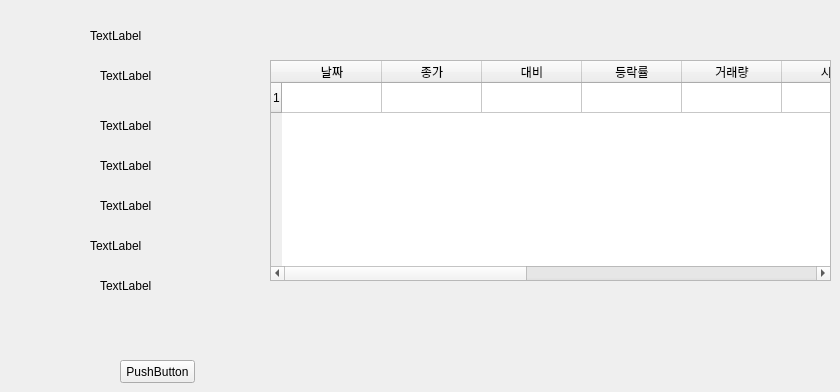
   <widget class="QWidget" name="tab_4">
    <attribute name="title">
     <string>잔고</string>
    </attribute>
    <widget class="QLabel" name="account">
     <property name="geometry">
      <rect>
       <x>90</x>
       <y>30</y>
       <width>56</width>
       <height>12</height>
      </rect>
     </property>
     <property name="text">
      <string>TextLabel</string>
     </property>
    </widget>
    <widget class="QLabel" name="account2">
     <property name="geometry">
      <rect>
       <x>100</x>
       <y>70</y>
       <width>56</width>
       <height>12</height>
      </rect>
     </property>
     <property name="text">
      <string>TextLabel</string>
     </property>
    </widget>
    <widget class="QLabel" name="label_10">
     <property name="geometry">
      <rect>
       <x>100</x>
       <y>120</y>
       <width>56</width>
       <height>12</height>
      </rect>
     </property>
     <property name="text">
      <string>TextLabel</string>
     </property>
    </widget>
    <widget class="QLabel" name="label_11">
     <property name="geometry">
      <rect>
       <x>100</x>
       <y>160</y>
       <width>56</width>
       <height>12</height>
      </rect>
     </property>
     <property name="text">
      <string>TextLabel</string>
     </property>
    </widget>
    <widget class="QLabel" name="label_12">
     <property name="geometry">
      <rect>
       <x>100</x>
       <y>200</y>
       <width>56</width>
       <height>12</height>
      </rect>
     </property>
     <property name="text">
      <string>TextLabel</string>
     </property>
    </widget>
    <widget class="QLabel" name="label_13">
     <property name="geometry">
      <rect>
       <x>90</x>
       <y>240</y>
       <width>56</width>
       <height>12</height>
      </rect>
     </property>
     <property name="text">
      <string>TextLabel</string>
     </property>
    </widget>
    <widget class="QLabel" name="label_14">
     <property name="geometry">
      <rect>
       <x>100</x>
       <y>280</y>
       <width>56</width>
       <height>12</height>
      </rect>
     </property>
     <property name="text">
      <string>TextLabel</string>
     </property>
    </widget>
    <widget class="QPushButton" name="btnStart">
     <property name="geometry">
      <rect>
       <x>120</x>
       <y>360</y>
       <width>75</width>
       <height>23</height>
      </rect>
     </property>
     <property name="text">
      <string>PushButton</string>
     </property>
    </widget>
    <widget class="QTableWidget" name="tableWeek_2">
     <property name="geometry">
      <rect>
       <x>270</x>
       <y>60</y>
       <width>561</width>
       <height>221</height>
      </rect>
     </property>
     <property name="rowCount">
      <number>1</number>
     </property>
     <row/>
     <column>
      <property name="text">
       <string>날짜</string>
      </property>
     </column>
     <column>
      <property name="text">
       <string>종가</string>
      </property>
     </column>
     <column>
      <property name="text">
       <string>대비</string>
      </property>
     </column>
     <column>
      <property name="text">
       <string>등락률</string>
      </property>
     </column>
     <column>
      <property name="text">
       <string>거래량</string>
      </property>
     </column>
     <column>
      <property name="text">
       <string>시가</string>
      </property>
     </column>
     <column>
      <property name="text">
       <string>고가</string>
      </property>
     </column>
     <column>
      <property name="text">
       <string>저가</string>
      </property>
     </column>
     <column>
      <property name="text">
       <string>외인보유</string>
      </property>
     </column>
     <column>
      <property name="text">
       <string>외인보유전일대비</string>
      </property>
     </column>
     <column>
      <property name="text">
       <string>외인비중</string>
      </property>
     </column>
    </widget>
   </widget>
